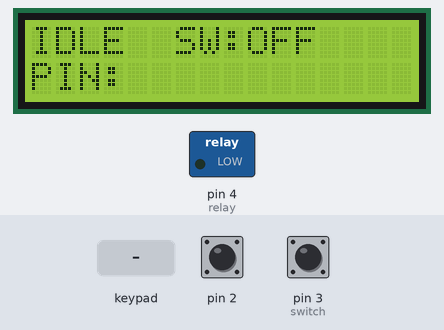
A sketch run on a simulated Arduino Uno, built with avr-gcc and run on an emulated ATmega328P. On the bench: 16×2 character LCD, switched loads named in the sketch (green lamp = pin HIGH). Wiring (from diagram.json): 4×4 keypad with keys 1 2 3 A 4 5 6 B 7 8 9 C * 0 # D: rows pin 12, pin 11, pin 10, pin 9; columns pin 8, pin 7, pin 6, pin 5. The test bench sets the inputs (shaded band); at power-on: pin 2 HIGH, pin 3 (switch) HIGH. Pins used as bus, display or sensor lines are not drawn; what the sketch prints to the serial monitor is not drawn.

Above: at 1.2 s.
1.3 s: keypad keys 1 2 3 4 pressed 0.4 s apart
At 3.6 s:
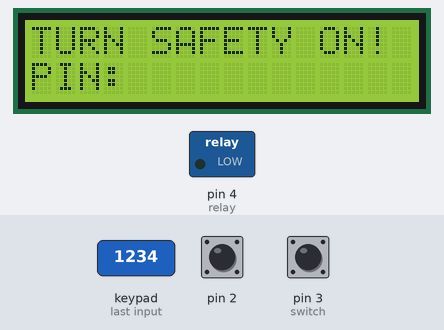
4.4 s: pin 2 pulled LOW for 0.15 s
At 5.6 s:
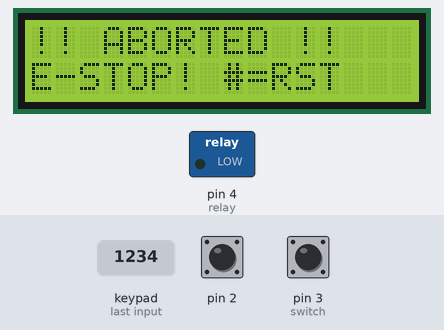
6.0 s: key '#' pressed
At 6.5 s:
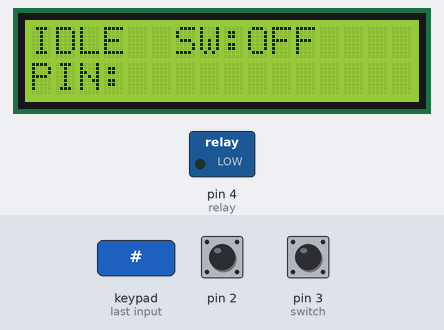
7.5 s: keypad keys 1 2 1 1 1 0 9 pressed 0.4 s apart
At 10.8 s:
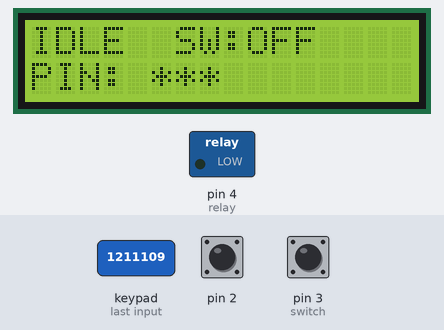
11.8 s: pin 3 (switch) pulled LOW for 0.15 s
At 11.89 s:
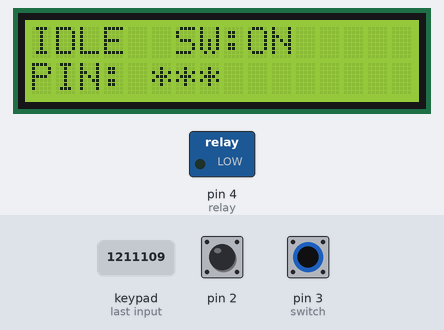
13.4 s: pin 3 (switch) pulled LOW for 3.2 s
Timing chart, 0 to 16.4 s (numbered marks = the images above; inputs shaded):
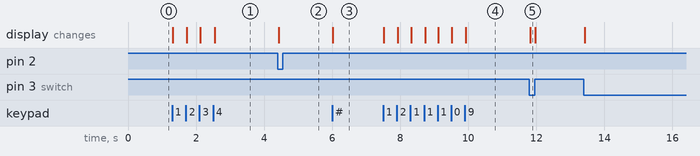

The sketch:

sketch.ino
```cpp
#include <stdint.h>
#include <stdbool.h>
#include <string.h>
#include <stdlib.h>
#include <stdio.h>
#include <Wire.h>
#include <LiquidCrystal_I2C.h>

/* ---------------- Pin Definitions ---------------- */
#define PIN_ESTOP        2U    /* External Interrupt INT0 (Active LOW button) */
#define PIN_SAFETY_SW    3U    /* Physical Safety Switch (Active LOW = ON)    */
#define PIN_RELAY        4U    /* Relay Module IN (Active HIGH)               */

#define KEY_ROWS         4U
#define KEY_COLS         4U

/* ---------------- System Constants ---------------- */
static const char     CORRECT_PIN[]  = "1234";
static const uint32_t RELAY_PULSE_MS = 3000UL;  /* Relay ON duration: 3 s */
static const uint32_t TICK_MS        = 1000UL;  /* 1-second timer tick    */

static const uint8_t ROW_PINS[KEY_ROWS] = {12, 11, 10, 9};
static const uint8_t COL_PINS[KEY_COLS] = {8, 7, 6, 5};

static const char KEYMAP[KEY_ROWS][KEY_COLS] = {
  {'1', '2', '3', 'A'},
  {'4', '5', '6', 'B'},
  {'7', '8', '9', 'C'},
  {'*', '0', '#', 'D'}
};

/* ---------------- 4-State Deterministic FSM ---------------- */
typedef enum {
  STATE_IDLE = 0,
  STATE_ARMED,
  STATE_COUNTDOWN,
  STATE_ABORT
} system_state_t;

static system_state_t g_state = STATE_IDLE;

/* ---------------- Shared ISR Flag ---------------- */
/* volatile forces fresh RAM reads so loop() always sees ISR updates */
static volatile bool g_estop_flag = false;

/* ---------------- LCD Driver Instance ---------------- */
static LiquidCrystal_I2C lcd(0x27, 16, 2);

/* ---------------- Fixed-Size C Runtime Buffers ---------------- */
static char     g_pin_buf[5]       = "";
static uint8_t  g_pin_len          = 0;
static char     g_delay_buf[3]     = "";
static uint8_t  g_delay_len        = 0;
static char     g_abort_reason[17] = "";

static int      g_remaining_sec    = 0;
static uint32_t g_last_tick_ms     = 0;
static uint32_t g_relay_start_ms   = 0;
static bool     g_relay_firing     = false;
static bool     g_last_sw_state    = false;

/* ---------------- Hardware Helper Functions ---------------- */
static bool is_safety_switch_on(void) {
  return (digitalRead(PIN_SAFETY_SW) == LOW);
}

/* External Interrupt ISR (INT0 on Pin 2): minimal, fast, no Serial/I2C calls */
static void isr_emergency_stop(void) {
  digitalWrite(PIN_RELAY, LOW);   /* Instant hardware cut-off */
  g_estop_flag = true;
}

/* Pure-C non-blocking 4x4 Matrix Keypad Scanner (no Keypad library needed) */
static char keypad_scan(void) {
  static char     last_key      = '\0';
  static uint32_t last_press_ms = 0;
  char detected = '\0';

  for (uint8_t r = 0; r < KEY_ROWS; r++) {
    digitalWrite(ROW_PINS[r], LOW);
    delayMicroseconds(5);
    for (uint8_t c = 0; c < KEY_COLS; c++) {
      if (digitalRead(COL_PINS[c]) == LOW) {
        detected = KEYMAP[r][c];
        break;
      }
    }
    digitalWrite(ROW_PINS[r], HIGH);
    if (detected != '\0') {
      break;
    }
  }

  if (detected != '\0') {
    uint32_t now = millis();
    if ((detected != last_key) && ((now - last_press_ms) >= 50UL)) {
      last_key      = detected;
      last_press_ms = now;
      return detected;
    }
  } else {
    last_key = '\0';
  }

  return '\0';
}

/* ---------------- LCD Display Functions ---------------- */
static void render_idle_screen(const char *notice) {
  char line[17];
  lcd.clear();
  lcd.setCursor(0, 0);

  if (notice != NULL) {
    lcd.print(notice);
  } else {
    snprintf(line, sizeof(line), "IDLE  SW:%s", is_safety_switch_on() ? "ON " : "OFF");
    lcd.print(line);
  }

  lcd.setCursor(0, 1);
  lcd.print("PIN: ");
  for (uint8_t i = 0; i < g_pin_len; i++) {
    lcd.print('*');
  }
}

static void render_armed_screen(void) {
  char line[17];
  lcd.clear();
  lcd.setCursor(0, 0);
  lcd.print("ARMED (SW: ON)");
  lcd.setCursor(0, 1);
  snprintf(line, sizeof(line), "SEC(1-99): %s", g_delay_buf);
  lcd.print(line);
}

static void render_countdown_screen(void) {
  char line[17];
  lcd.clear();
  lcd.setCursor(0, 0);

  if (g_relay_firing) {
    lcd.print("RELAY TRIGGERED!");
    lcd.setCursor(0, 1);
    lcd.print("OUTPUT ENERGIZED");
  } else {
    lcd.print("STATE: COUNTDOWN");
    lcd.setCursor(0, 1);
    snprintf(line, sizeof(line), "T-MINUS: %2d s", g_remaining_sec);
    lcd.print(line);
  }
}

static void render_abort_screen(void) {
  lcd.clear();
  lcd.setCursor(0, 0);
  lcd.print("!! ABORTED !!");
  lcd.setCursor(0, 1);
  lcd.print(g_abort_reason);
}

static void trigger_abort(const char *reason) {
  digitalWrite(PIN_RELAY, LOW);
  g_relay_firing = false;
  g_state        = STATE_ABORT;

  g_pin_len      = 0;
  g_pin_buf[0]   = '\0';
  g_delay_len    = 0;
  g_delay_buf[0] = '\0';

  strncpy(g_abort_reason, reason, sizeof(g_abort_reason) - 1U);
  g_abort_reason[sizeof(g_abort_reason) - 1U] = '\0';

  Serial.print("[FSM] -> STATE_ABORT | Reason: ");
  Serial.println(g_abort_reason);
  render_abort_screen();
}

/* ---------------- Initialization ---------------- */
void setup(void) {
  /* Force relay pin LOW first to avoid power-on glitches */
  pinMode(PIN_RELAY, OUTPUT);
  digitalWrite(PIN_RELAY, LOW);

  pinMode(PIN_ESTOP, INPUT_PULLUP);
  pinMode(PIN_SAFETY_SW, INPUT_PULLUP);

  /* Initialize 4x4 keypad rows (OUTPUT HIGH) and columns (INPUT_PULLUP) */
  for (uint8_t r = 0; r < KEY_ROWS; r++) {
    pinMode(ROW_PINS[r], OUTPUT);
    digitalWrite(ROW_PINS[r], HIGH);
  }
  for (uint8_t c = 0; c < KEY_COLS; c++) {
    pinMode(COL_PINS[c], INPUT_PULLUP);
  }

  Serial.begin(115200);
  lcd.init();
  lcd.backlight();

  /* Attach External Interrupt INT0 on Pin 2 */
  attachInterrupt(digitalPinToInterrupt(PIN_ESTOP), isr_emergency_stop, FALLING);

  g_last_sw_state = is_safety_switch_on();
  Serial.println("=== Safety Timer & Relay Controller Booted (STATE: IDLE) ===");
  render_idle_screen(NULL);
}

/* ---------------- Non-Blocking Superloop ---------------- */
void loop(void) {
  /* 1. Atomically consume E-Stop flag set inside ISR */
  bool estop_hit = false;
  noInterrupts();
  if (g_estop_flag) {
    g_estop_flag = false;
    estop_hit    = true;
  }
  interrupts();

  if (estop_hit && (g_state != STATE_ABORT)) {
    trigger_abort("E-STOP! #=RST");
    return;
  }

  /* 2. Continuous physical safety switch supervision */
  bool sw_on = is_safety_switch_on();
  if (((g_state == STATE_ARMED) || (g_state == STATE_COUNTDOWN)) && !sw_on) {
    trigger_abort("SW OFF! #=RST");
    return;
  }

  if ((g_state == STATE_IDLE) && (sw_on != g_last_sw_state)) {
    g_last_sw_state = sw_on;
    render_idle_screen(NULL);
  }

  /* 3. Non-blocking matrix keypad scan */
  char key = keypad_scan();

  /* 4. Deterministic 4-State FSM */
  switch (g_state) {

    case STATE_IDLE:
      if ((key >= '0') && (key <= '9') && (g_pin_len < 4U)) {
        g_pin_buf[g_pin_len++] = key;
        g_pin_buf[g_pin_len]   = '\0';
        render_idle_screen(NULL);

        if (g_pin_len == 4U) {
          bool pin_ok = (strcmp(g_pin_buf, CORRECT_PIN) == 0);
          g_pin_len    = 0;
          g_pin_buf[0] = '\0';

          if (pin_ok) {
            if (is_safety_switch_on()) {
              g_state        = STATE_ARMED;
              g_delay_len    = 0;
              g_delay_buf[0] = '\0';
              Serial.println("[FSM] PIN Valid + Safety Switch ON -> STATE_ARMED");
              render_armed_screen();
            } else {
              Serial.println("[SAFE] Valid PIN rejected: Safety Switch is OFF");
              render_idle_screen("TURN SAFETY ON!");
            }
          } else {
            Serial.println("[SAFE] Invalid PIN entered");
            render_idle_screen("WRONG PIN!");
          }
        }
      } else if (key == '*') {
        g_pin_len    = 0;
        g_pin_buf[0] = '\0';
        render_idle_screen(NULL);
      }
      break;

    case STATE_ARMED:
      if ((key >= '0') && (key <= '9') && (g_delay_len < 2U)) {
        g_delay_buf[g_delay_len++] = key;
        g_delay_buf[g_delay_len]   = '\0';
        render_armed_screen();
      } else if (key == '*') {
        g_delay_len    = 0;
        g_delay_buf[0] = '\0';
        render_armed_screen();
      } else if ((key == '#') && (g_delay_len > 0U)) {
        int sec = atoi(g_delay_buf);
        if ((sec >= 1) && (sec <= 99)) {
          g_remaining_sec = sec;
          g_relay_firing  = false;
          g_last_tick_ms  = millis();
          g_state         = STATE_COUNTDOWN;

          Serial.print("[FSM] -> STATE_COUNTDOWN | Delay: ");
          Serial.print(g_remaining_sec);
          Serial.println(" s");
          render_countdown_screen();
        }
      }
      break;

    case STATE_COUNTDOWN:
      if (key == '*') {
        trigger_abort("USER CANCEL");
        break;
      }

      if (!g_relay_firing) {
        if ((millis() - g_last_tick_ms) >= TICK_MS) {
          g_last_tick_ms += TICK_MS;
          g_remaining_sec--;

          if (g_remaining_sec <= 0) {
            if (is_safety_switch_on() && !g_estop_flag) {
              digitalWrite(PIN_RELAY, HIGH);
              g_relay_firing   = true;
              g_relay_start_ms = millis();
              Serial.println("[ACTUATOR] Countdown 0 -> RELAY ENERGIZED");
              render_countdown_screen();
            } else {
              trigger_abort("INTERLOCK ERR");
            }
          } else {
            Serial.print("[TIMER] T-minus ");
            Serial.print(g_remaining_sec);
            Serial.println(" s");
            render_countdown_screen();
          }
        }
      } else {
        if ((millis() - g_relay_start_ms) >= RELAY_PULSE_MS) {
          digitalWrite(PIN_RELAY, LOW);
          g_relay_firing  = false;
          g_state         = STATE_IDLE;
          g_last_sw_state = is_safety_switch_on();
          Serial.println("[ACTUATOR] Pulse complete -> RELAY OFF -> STATE_IDLE");
          render_idle_screen("CYCLE COMPLETE!");
        }
      }
      break;

    case STATE_ABORT:
      digitalWrite(PIN_RELAY, LOW);
      if (key == '#') {
        if (!is_safety_switch_on() && (digitalRead(PIN_ESTOP) == HIGH)) {
          g_state         = STATE_IDLE;
          g_last_sw_state = false;
          Serial.println("[FSM] Lockout Cleared -> STATE_IDLE");
          render_idle_screen(NULL);
        } else {
          lcd.setCursor(0, 1);
          lcd.print("TURN SW OFF!    ");
        }
      }
      break;
  }
}
```

Measured:
- after the input at 1.3 s, the display: first changes at once (image 1 shows a later state)
- after the input at 4.4 s, the display: changes at once (image 2)
- after the input at 6.0 s, the display: changes at once (image 3)
- after the input at 7.5 s, the display: first changes at once (image 4 shows a later state)
- after the input at 11.8 s, the display: changes at once (image 5)
